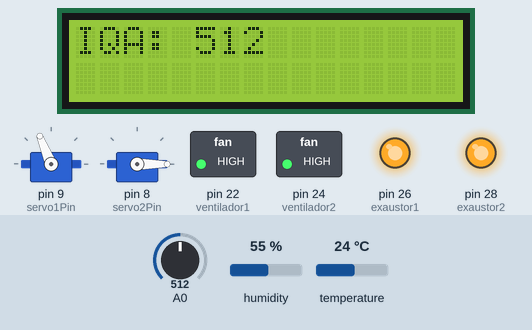
The sketch below on a simulated Arduino Mega 2560, built with avr-gcc and run on an emulated ATmega2560. Parts: 16×2 character LCD, 2 × servo, switched loads named in the sketch (green lamp = pin HIGH), output pins drawn as LEDs (lit = HIGH). The test bench sets the inputs (shaded band); at power-on: humidity 55 %, A0 = 512, temperature 24 °C. What the sketch prints to the serial monitor is not drawn.

Above: at 5.6 s.
5.7 s: humidity set to 22 %
At 11.1 s:
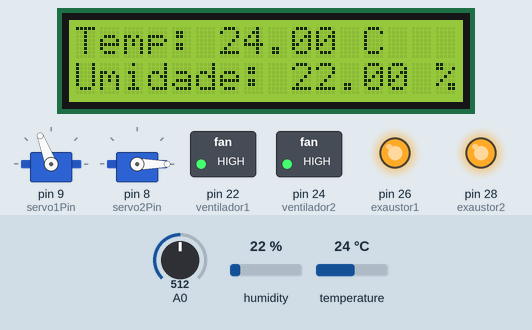
11.5 s: A0 set to 67
At 16.0 s:
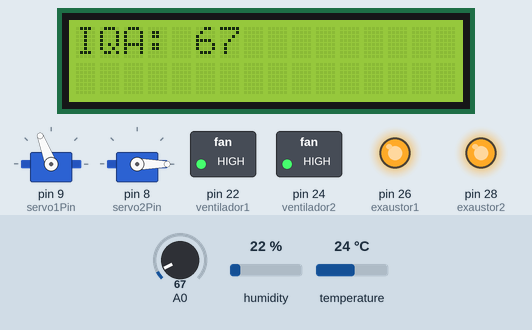
16.5 s: A0 set to 56
At 16.8 s:
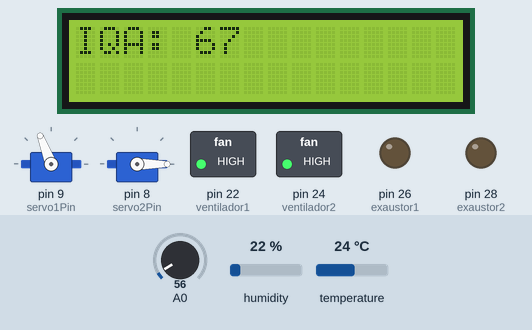
21.5 s: humidity set to 48 %
26.5 s: humidity set to 51 %
At 31.2 s:
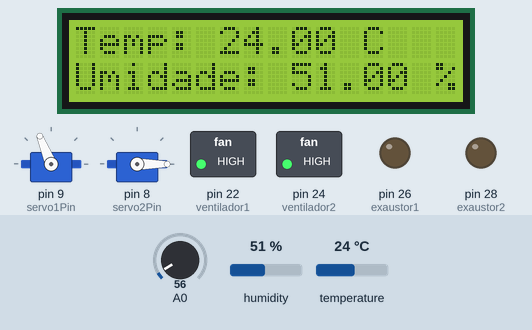
31.6 s: temperature set to 12 °C
At 33.1 s:
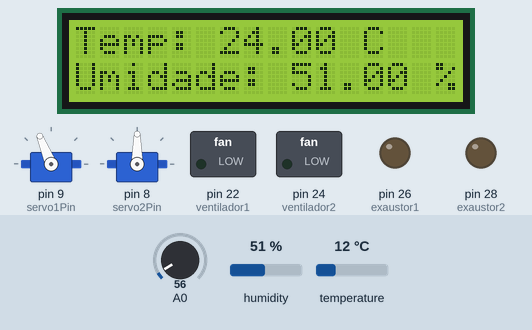
Timing chart, 0 to 34.6 s (numbered marks = the images above; inputs shaded):
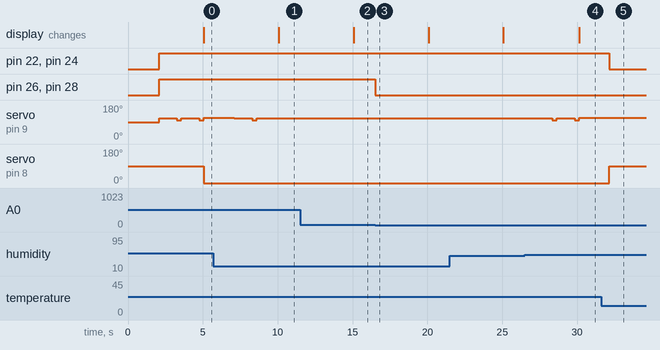

The sketch:

Teste_Final.ino
```cpp
//Adiciona a biblioteca ao código
#include <LiquidCrystal.h>
#include <DHT.h>
#include <Servo.h>

//Define o pino a ser utilizado pelo DTH22
#define DHTPIN 7

//Define o tipo de DTH a ser utilzado junto a biblioteca
#define DHTTYPE DHT22
DHT dht(DHTPIN, DHTTYPE);

//Define os pinos a ser utilzado com display
LiquidCrystal lcd(12, 11, 5, 4, 3, 2);

//Cria os objeto servo
Servo servo1, servo2;

//Define os pinos a serem utilizados pelo coolers e servos
const int ventilador1 = 22;
const int ventilador2 = 24;
const int exaustor1 = 26;
const int exaustor2 = 28;
const int servo1Pin = 9;
const int servo2Pin = 8;

//Define os valores ideais do projeto
const float temperaturaIdeal = 22.0;
const float umidadeIdeal = 50;
const float IQAIdeal = 60.0;

int intervalo = 5000;
unsigned long ultimaAtualizacao = 0;
int secaoAtual = 0;

void setup() {
  Serial.begin(9600);
  dht.begin();
  lcd.begin(16, 2);
  pinMode(ventilador1, OUTPUT);
  pinMode(ventilador2, OUTPUT);
  pinMode(exaustor1, OUTPUT);
  pinMode(exaustor2, OUTPUT);
  servo1.attach(servo1Pin);
  servo2.attach(servo2Pin);

  lcd.setCursor(0, 0);
  lcd.print("Sensor MQ-135");
  lcd.setCursor(0, 1);
  lcd.print("e DHT22");
  delay(2000);
}

void loop() {
  //Atribui os valores obtidos pelos sensores com as devida variaveis
  float temperatura = dht.readTemperature();
  float umidade = dht.readHumidity();
  int valorMQ135 = analogRead(A0);

  // Controle dos coolers
  // Controla os coolers quando a temperatura é maior que a ideal
  if (temperatura > temperaturaIdeal) {
  digitalWrite(ventilador1, HIGH);
  digitalWrite(ventilador2, HIGH);

  }

  else {
  digitalWrite(ventilador1, LOW);
  digitalWrite(ventilador2, LOW);

  }

  // Controla os coolers quando a qualidade do ar é maior que a ideal
  if (valorMQ135 > IQAIdeal) {
  digitalWrite(exaustor1, HIGH);
  digitalWrite(exaustor2, HIGH);

  }

  else {
  digitalWrite(exaustor1, LOW);
  digitalWrite(exaustor2, LOW);
  }

  // Controle do servo 1 (umidade)
  // Liga o umidificador quando a umidade for menor que a ideal
  if (umidade < umidadeIdeal && servo1.read() != 111) {
  servo1.write(110); // Gira para 90 graus se não estiver na posição desejada
  delay(1200);
  servo1.write(98);
  delay(300);
  servo1.write(111);

  // Desliga o umidificador quando a umidade for igual ou maior que a ideal
} else if (umidade >= umidadeIdeal && servo1.read() != 112) {
  servo1.write(110); // Gira para 90 graus se não estiver na posição desejada
  delay(1200);
  servo1.write(98);
  delay(300);
  servo1.write(110);
  delay(1200);
  servo1.write(98);
  delay(300);
  servo1.write(112);
}

  // Controle do servo 2 (janelas)
  if (temperatura < temperaturaIdeal && servo2.read() != 90) {
  servo2.write(90); // Gira para 90 graus se não estiver na posição desejada
} else if (temperatura >= temperaturaIdeal && servo2.read() != 0) {
  servo2.write(0); // Gira para 0 grau se não estiver na posição desejada
}

  if (millis() - ultimaAtualizacao >= intervalo) {
  ultimaAtualizacao = millis();
  secaoAtual = (secaoAtual + 1) % 2;
  lcd.clear();
  lcd.setCursor(0, 0);

    switch (secaoAtual) {
      case 0:
        lcd.print("Temp: ");
        lcd.print(temperatura);
        lcd.print(" C");
        Serial.print("Temperatura: ");
        Serial.print(temperatura);
        Serial.println(" °C");
        lcd.setCursor(0, 1);
        lcd.print("Umidade: ");
        lcd.print(umidade);
        lcd.print(" %");
        Serial.print("Umidade: ");
        Serial.print(umidade);
        Serial.println(" %");
        break;
      case 1:
        lcd.print("IQA: ");
        lcd.print(valorMQ135);
        Serial.print("IQA: ");
        Serial.println(valorMQ135);
        break;
    }
  }
}
```

Measured:
- the behaviour switches between 61 and 60 on A0 (found by bisection; images 2 and 3)
- the behaviour switches between 49 and 50 % on humidity (found by bisection; images 3 and 4)
- after the input at 5.7 s, servo on pin 9 (servo1Pin): 112° → 110° after 1.4 s, → 98° 1.2 s later, → 111° 0.30 s later; the display: changes after 4.4 s (image 1)
- after the input at 11.5 s, the display: changes after 3.6 s (image 2)
- after the input at 16.5 s, pin 26 (exaustor1), pin 28 (exaustor2): HIGH → LOW at once
- after the input at 26.5 s, servo on pin 9 (servo1Pin): 111° → 110° after 0.64 s, → 98° 1.2 s later, → 110° 0.30 s later, → 98° 1.2 s later, … (5 changes in this stretch); the display: changes after 3.6 s (image 4)
- after the input at 31.6 s, pin 22 (ventilador1), pin 24 (ventilador2): HIGH → LOW after 0.56 s; servo on pin 8 (servo2Pin): 0° → 90° after 0.56 s
